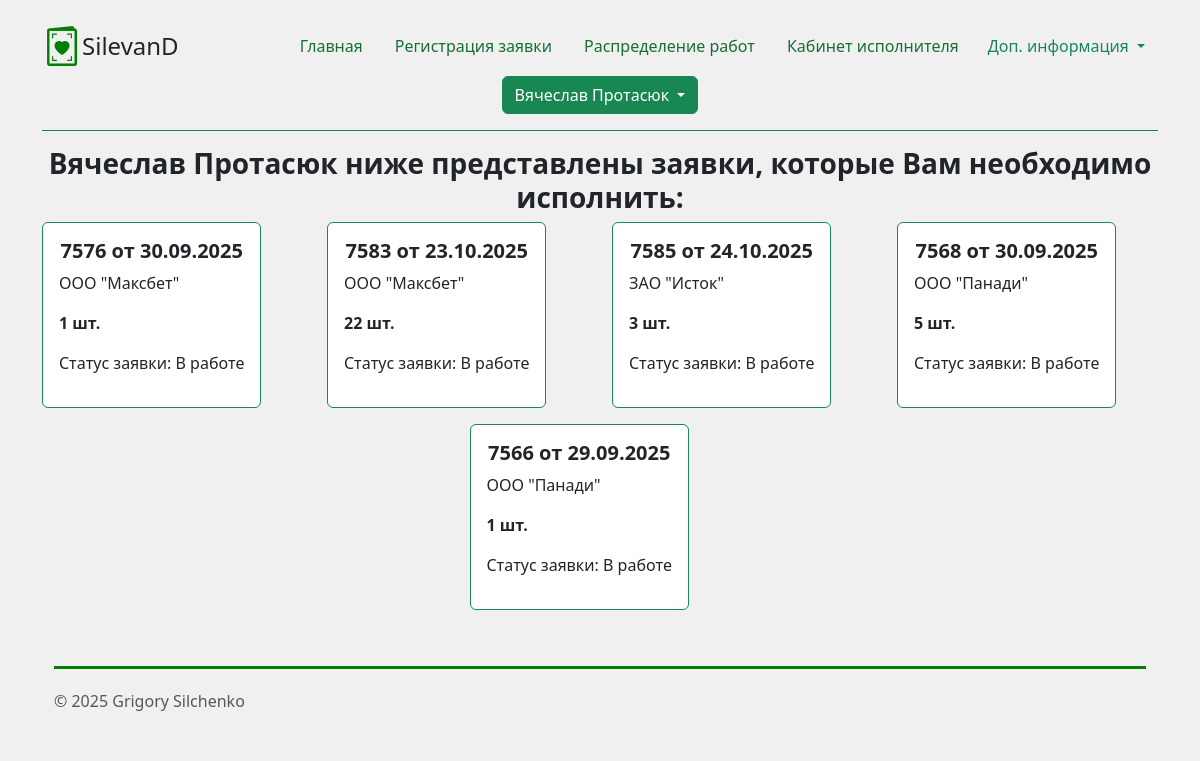
Screenshot of /act_creation/ (signed in) with the database file from the repository.
### distribution/models.py (models this page shows, shortened)
class ControlJournal(models.Model):
    short_slot_name = models.TextField(max_length=200, blank=True, null=True, verbose_name='Модели ИА')
    place = models.CharField(max_length=50, blank=True, null=True, verbose_name='Место проведения ТО')
    application = models.ForeignKey('application.Application', on_delete=models.CASCADE, related_name='control_journal')
    act = models.TextField(max_length=200, blank=True, null=True, verbose_name='Акт ТО')
    notice = models.TextField(max_length=200, blank=True, null=True, verbose_name='Примечание')
    user = models.ForeignKey(User, on_delete=models.CASCADE, verbose_name='Исполнитель')

### application/models.py (models this page shows)
class Application(models.Model):
    application_number = models.IntegerField()
    created_on = models.DateField(default=timezone.now, blank=True, null=True)
    application_number_belgiss = models.IntegerField(blank=True, null=True, verbose_name='Входящий номер БелГИСС')
    date_belgiss = models.DateField(blank=True, null=True, verbose_name='Дата входящего номера БелГИСС')
    num_of_mach = models.IntegerField(verbose_name='Количество ИА')
    bill_number = models.CharField(max_length=20, blank=True, null=True, verbose_name='Номер счета')
    bill_date = models.DateField(blank=True, null=True, verbose_name='Дата счета')
    pdf = models.FileField(verbose_name='PDF', upload_to='PDF/', blank=True, null=True)
    declarant = models.ForeignKey('Declarant', on_delete=models.CASCADE, related_name='applications', verbose_name='Заявитель')
    status = models.ForeignKey('Status', on_delete=models.CASCADE, related_name='applications')
    def __str__(self):
        return str(self.application_number)

class Declarant(models.Model):
    name = models.CharField(max_length=200, verbose_name='Наименование заявителя')
    address = models.TextField(max_length=500, verbose_name='Юридический адрес')
    unp = models.IntegerField(verbose_name='УНП')
    def __str__(self):
        return self.name

class Status(models.Model):
    status = models.CharField(max_length=200)
    def __str__(self):
        return self.status

### act_creation/views.py (the view)
# urls.py: path('act_creation/', include('act_creation.urls'))
@permission_required('act_creation.view_act')
def act_creation(request):
    user_now = request.user
    slot_machines_data = Act.objects.all().order_by('act_number')
    users_applications = ControlJournal.objects.filter(user=user_now).filter(application__status__in=['4']).order_by('-id')
    context = (
        {
            'slot_machines_data': slot_machines_data,
            'users_applications': users_applications,
            'user_now': user_now
        }
    )
    return render(request, 'act_creation.html', context)

### act_creation/templates/act_creation.html (shortened to what this page needs)
{% extends "base.html" %}
{% block page_content %}
<div class="container">
        <div class="row d-flex justify-content-center py-3 mb-4">
            <h3><b>{{ user_now.get_full_name }} ниже представлены заявки, которые Вам необходимо исполнить:</b></h3>
            {% for users_application in users_applications %}
            <div class="col-md-3 mb-3 d-flex align-items-stretch">
                <div class="card h-100 border border-success">
                    <div class="card-body">
                        <h5 class="card-title"><b>{{ users_application.application }} от {{ users_application.application.created_on|date:"d.m.Y" }}</b></h5>
                        <p class="card-text">{{ users_application.application.declarant }}</p>
                        <p class="card-text"><b>{{ users_application.application.num_of_mach }} шт.</b></p>
                        <p class="card-text">Статус заявки: {{ users_application.application.status }}</p>
                    </div>
                </div>
            </div>
            {% endfor %}
        </div>
{% endblock %}

### templates/base.html (shortened to what this page needs)
<!doctype html>
<html lang="ru">
  <head>
    <link href="https://cdn.jsdelivr.net/npm/bootstrap@5.3.0/dist/css/bootstrap.min.css" rel="stylesheet">
    <link rel="stylesheet" href="https://cdn.jsdelivr.net/npm/bootstrap-icons/font/bootstrap-icons.css">
  </head>
  <body style="background-color: #f0f0f0;">
    <div class="container">
      <header class="d-flex flex-wrap justify-content-center align-items-center py-3 border-bottom border-success">
        <a href="/" class="d-flex align-items-center mb-3 mb-md-0 me-md-auto text-dark text-decoration-none">
          <i class="bi bi-valentine2" style="font-size: 40px; color: green;"></i>
          <span class="fs-4">SilevanD</span>
        </a>
        <ul class="nav nav-pills">
          <li class="nav-item"><a href="{% url 'home' %}" class="nav-link" aria-current="page">Главная</a></li>
          <li class="nav-item"><a href="{% url 'application' %}" class="nav-link">Регистрация заявки</a></li>
          <li class="nav-item"><a href="{% url 'distribution' %}" class="nav-link">Распределение работ</a></li>
          <li class="nav-item"><a href="{% url 'act_creation' %}" class="nav-link">Кабинет исполнителя</a></li>
        </ul>
        <div class="dropdown">
          <button class="btn text-success dropdown-toggle" type="button" data-bs-toggle="dropdown" aria-expanded="false">
            Доп. информация
          </button>
        </div>
        <div class="d-flex align-items-center">
          {% if request.user.is_authenticated %}
            <div class="dropdown">
              <button class="btn btn-success dropdown-toggle" type="button" id="dropdownLogout" data-bs-toggle="dropdown" aria-expanded="false">
                {{ request.user.get_full_name|default:request.user.username }}
              </button>
            </div>
          {% else %}
            <a class="btn btn-outline-success" href="{% url 'login' %}">Войти</a>
          {% endif %}
        </div>
      </header>
    </div>
    {% block page_content %}
    {% endblock %}
    <div class="container">
      <footer class="d-flex flex-wrap justify-content-between align-items-center py-3 my-4" style="border-top: 3px solid green; margin: 0;">
        <p class="col-md-4 mb-0 text-body-secondary">© 2025 Grigory Silchenko</p>
        <a href="/" class="col-md-4 d-flex align-items-center justify-content-center mb-3 mb-md-0 me-md-auto
        link-body-emphasis text-decoration-none" aria-label="Bootstrap">
          <svg class="bi me-2" width="40" height="32" aria-hidden="true"><use xlink:href="#bootstrap"></use></svg>
        </a>
      </footer>
    </div>
  </body>
</html>

### templates/base.html (style rules this page uses)
h1, h3, h5 { text-align: center; }
.nav-link { background-color: #f0f0f0; color: #176e35; }

### rows the page displays
ControlJournal: application "7576", application.created_on "30.09.2025", application.declarant "ООО \"Максбет\"", application.num_of_mach "1", application.status "В работе"
ControlJournal: application "7583", application.created_on "23.10.2025", application.declarant "ООО \"Максбет\"", application.num_of_mach "22", application.status "В работе"
ControlJournal: application "7585", application.created_on "24.10.2025", application.declarant "ЗАО \"Исток\"", application.num_of_mach "3", application.status "В работе"
ControlJournal: application "7568", application.created_on "30.09.2025", application.declarant "ООО \"Панади\"", application.num_of_mach "5", application.status "В работе"
ControlJournal: application "7566", application.created_on "29.09.2025", application.declarant "ООО \"Панади\"", application.num_of_mach "1", application.status "В работе"

### other values shown
{{ request.user.get_full_name|default:request.user.username }} "Вячеслав Протасюк"
{{ user_now.get_full_name }} "Вячеслав Протасюк"
